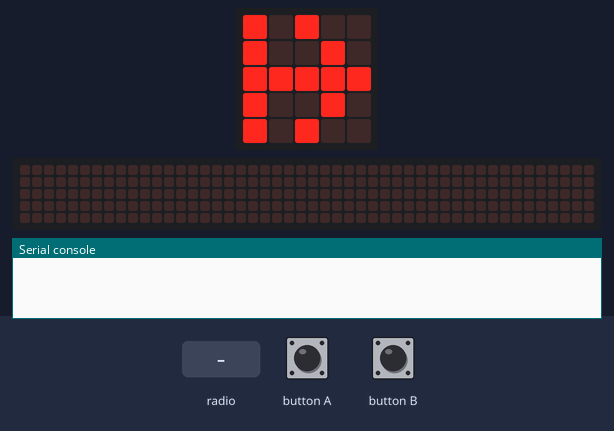
Bench run of a program on a simulated BBC micro:bit (MakeCode). On the bench: the board's 5×5 LED display, a strip that is not on the board, showing the scrolling text unrolled, the last lines printed to the serial console. Inputs (shaded band) come from the test bench. No radio messages arrive unless stated (any console line starting 'radio sent:' is added by the test bench); the 48×5 strip is a reading aid, not a part: it shows the text the display is scrolling, unrolled, one strip-width of it at a time.

Above: at 1.6 s.
1.7 s: button B pressed for 0.15 s
At 2.07 s:
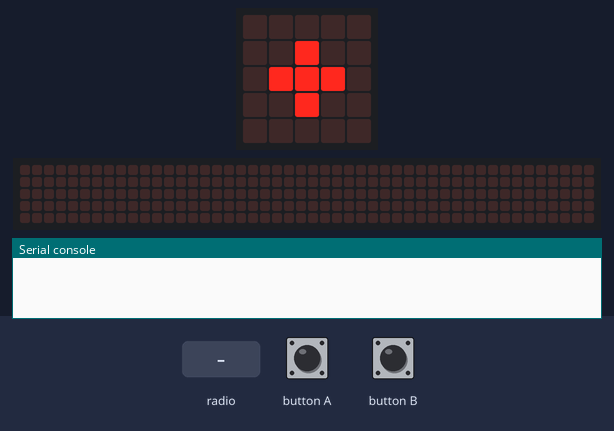
At 2.7 s:
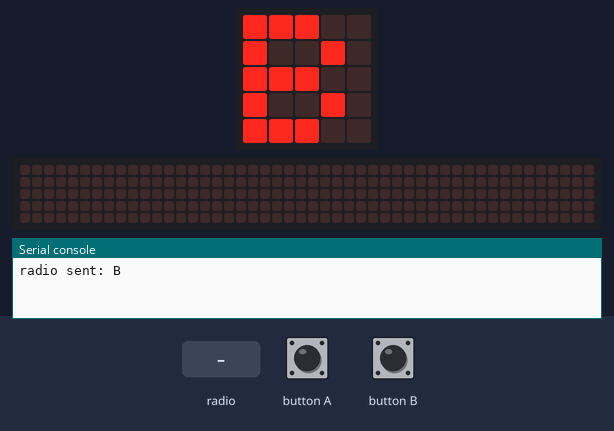
3.7 s: radio message "FB" arrives
At 4.66 s:
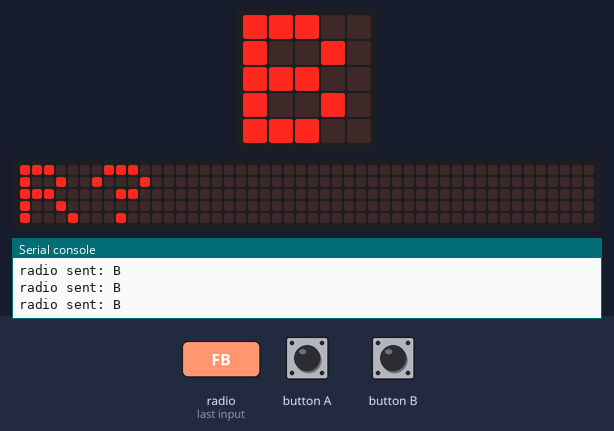
6.5 s: button A pressed for 0.15 s
7.2 s: radio message "DR" arrives
9.5 s: radio message "FLR" arrives
At 12.4 s:
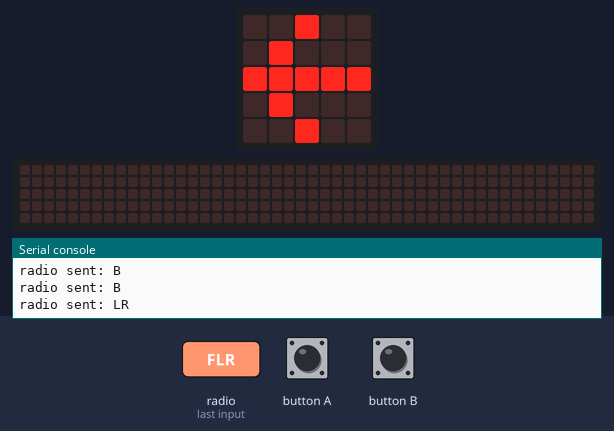
12.5 s: button A pressed for 0.15 s
Timing chart, 0 to 15.4 s (numbered marks = the images above; inputs shaded):
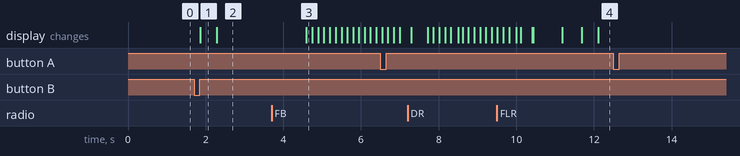

The program:

main.ts
```typescript
input.onButtonPressed(Button.A, function () {
    _bouton = "A"
})
radio.onReceivedString(function (receivedString) {
    msg = receivedString
})
input.onButtonPressed(Button.B, function () {
    _bouton = "B"
})
let etat = 0
let msg_lu = ""
let msg = ""
let _bouton = ""
radio.setGroup(1)
basic.showLeds(`
    # . # . .
    # . . # .
    # # # # #
    # . . # .
    # . # . .
    `)
let etat_suivant = 0
basic.forever(function () {
    msg_lu = " "
    etat = etat_suivant
    msg_lu = msg
    msg = " "
    if (etat == 1) {
        radio.sendString("B")
        basic.showString("B")
    } else if (etat == 2) {
        basic.showString("R?")
        basic.showLeds(`
            . . # . .
            . # . . .
            # # # # #
            . # . . .
            . . # . .
            `)
    } else if (etat == 3) {
        radio.sendString("LR")
        basic.showString("LR")
    } else if (etat == 4) {
        basic.showString("R")
        basic.showLeds(`
            # . . . .
            . # . . .
            . . # . .
            . # . . .
            # . . . .
            `)
        basic.pause(100)
        basic.showLeds(`
            . . . . #
            . . . # .
            . . # . .
            . . . # .
            . . . . #
            `)
    } else if (etat == 5) {
        basic.showLeds(`
            . . # . .
            . # . . .
            # # # # #
            . # . . .
            . . # . .
            `)
    } else if (etat == 6) {
        radio.sendString("SR")
        basic.showLeds(`
            . . # . .
            . # . . .
            # # # # #
            . # . . .
            . . # . .
            `)
    } else if (etat == 7) {
        radio.sendString("A")
        basic.showLeds(`
            . . . . .
            . . . . .
            # # # # #
            . . . . .
            . . . . .
            `)
    }
    if (etat == 0) {
        if (_bouton == "B") {
            _bouton = " "
            basic.showLeds(`
                . . . . .
                . . # . .
                . # # # .
                . . # . .
                . . . . .
                `)
            etat_suivant = 1
        }
    } else if (etat == 1) {
        if (msg_lu == "FB") {
            etat_suivant = 2
        }
    } else if (etat == 2) {
        if (_bouton == "A") {
            _bouton = " "
            etat_suivant = 3
        }
    } else if (etat == 3) {
        if (msg_lu == "DR") {
            etat_suivant = 4
        }
    } else if (etat == 4) {
        if (msg_lu == "FLR") {
            etat_suivant = 5
        }
    } else if (etat == 5) {
        if (_bouton == "A") {
            _bouton = " "
            etat_suivant = 6
        }
    } else if (etat == 6) {
        if (_bouton == "A") {
            _bouton = " "
            etat_suivant = 7
        }
    }
})
```

test.ts
```typescript
// les tests vont ici ; cela ne sera pas compilé si ce paquet est utilisé en tant qu'extension.
```

Measured:
- after the input at 1.7 s, the display: changes after 0.16 s (image 1)
- after the input at 3.7 s, the display: changes after 0.89 s (image 3)
- after the input at 9.5 s, the display: first differs from a run without the input after 2.6 s (image 4)
- what the display in image 1 shows lasts 0.4 s, from 1.9 s to 2.3 s
